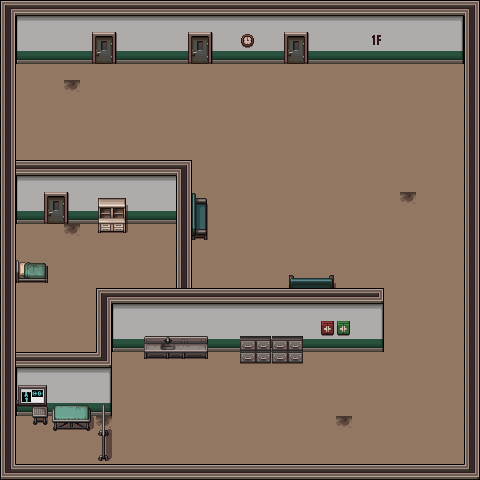

Tiled map render using the project's own tile images. Description and the map definition, with tile-layer contents summarised, below:
An orthogonal 30x30 tile map with 16x16 px tiles, 5 tile layers (Floors, Walls, decoration 1, decoration 2, ...), 3 tilesets.

<map version="1.0" tiledversion="1.1.6" orientation="orthogonal" renderorder="right-down" width="30" height="30" tilewidth="16" tileheight="16" infinite="0" nextobjectid="1">
 <tileset firstgid="1" source="../../tiled sheets/TileA5_PHC_Interior-Hospital.tsx" />
 <tileset firstgid="129" source="../../tiled sheets/TileA4_PHC_Interior-Hospital.tsx" />
 <tileset firstgid="497" source="../../tiled sheets/TileB_PHC_Interior-Hospital.tsx" />
 <layer name="Floors" width="30" height="30">
  <data>[900 cells, 900 non-empty, 2 distinct tile ids]</data>
 </layer>
 <layer name="Walls" width="30" height="30">
  <data>[900 cells, 122 non-empty, 8 distinct tile ids]</data>
 </layer>
 <layer name="decoration 1" width="30" height="30">
  <data>[900 cells, 35 non-empty, 23 distinct tile ids]</data>
 </layer>
 <layer name="decoration 2" width="30" height="30">
  <data>[900 cells, 42 non-empty, 38 distinct tile ids]</data>
 </layer>
 <layer name="ceiling" width="30" height="30">
  <data>[900 cells, 222 non-empty, 11 distinct tile ids]</data>
 </layer>
</map>
